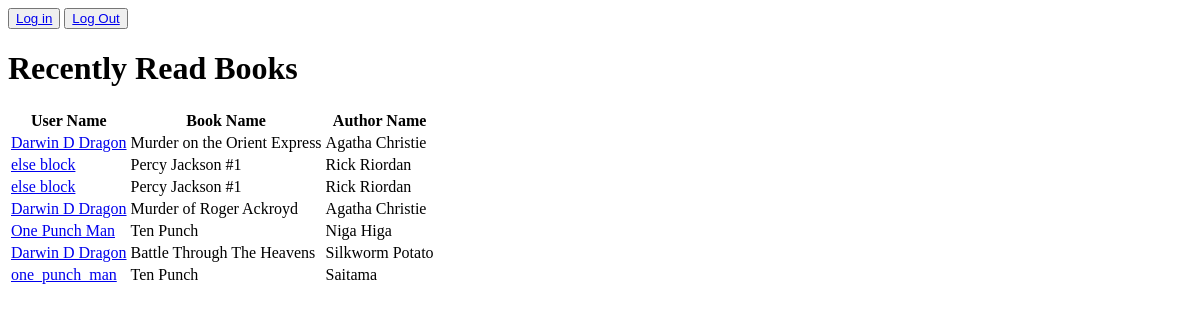
The app's page /book-app/, older data.
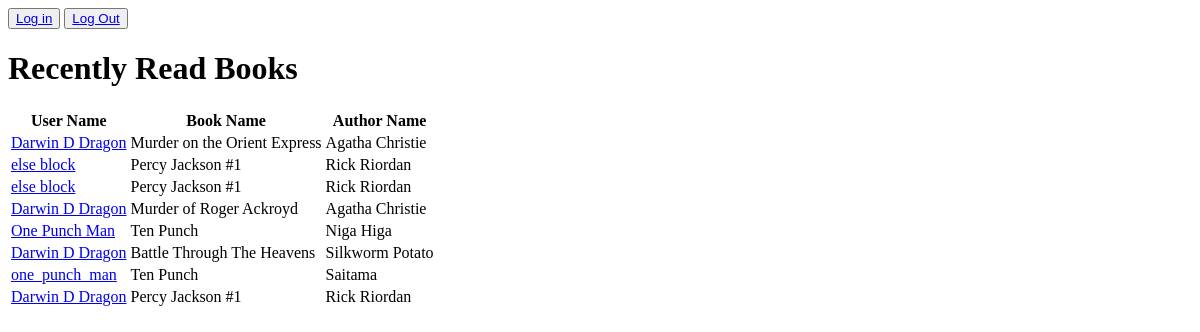
The same page, newer data.
### book_app/models.py (models this page shows)
class BookEntry(models.Model):
    user_name = models.CharField(default="Darwin D Dragon", max_length=30)
    book_name = models.CharField(max_length=100)
    author_name = models.CharField(null=True,max_length=30)
    book_status = models.BooleanField(default=False)

### book_app/views.py (the view)
# urls.py: path("", views.recent_reads, name = "index"),
def recent_reads(request):
    if request.method =="GET":
        recently_read_books = {"book_list":list(BookEntry.objects.values('user_name','book_name','author_name'))}
        return render(request, "book_app/recent_reads.html",recently_read_books)

### book_app/templates/book_app/recent_reads.html (shortened to what this page needs)
{% if not user.is_authenticated %}
<button>
    <a href="{% url 'sign in' %}">Log in</a>
</button>
{% else %}
<button>
    <a href="{% url 'user-dash-board' %}">Dashboard</a>
</button>
{% endif %}
<button>
    <a href="{% url 'sign_out' %}">Log Out</a>
</button>
<h1>Recently Read Books</h1>
<table>
    <tr>
        <th>User Name</th>
        <th>Book Name</th>
        <th>Author Name</th>
    </tr>
{% for item in book_list %}
<tr>
    {% if item.user_name %}
    <td> <a href="{% url 'other-user-page' item.user_name %}">{{item.user_name}}</a> </td>
    {% else %}
    <td> <a href="{% url 'other-user-page' 'Darwin J Dragon' %}">{{item.user_name}} else block</a> </td>
    {% endif %}
    <td> {{item.book_name}} </td>
    <td> {{item.author_name}} </td>
</tr>
{% endfor %}
</table>

Row changes from the older to the newer data that the page shows:
added BookEntry: user_name "Darwin D Dragon", book_name "Percy Jackson #1", author_name "Rick Riordan"
